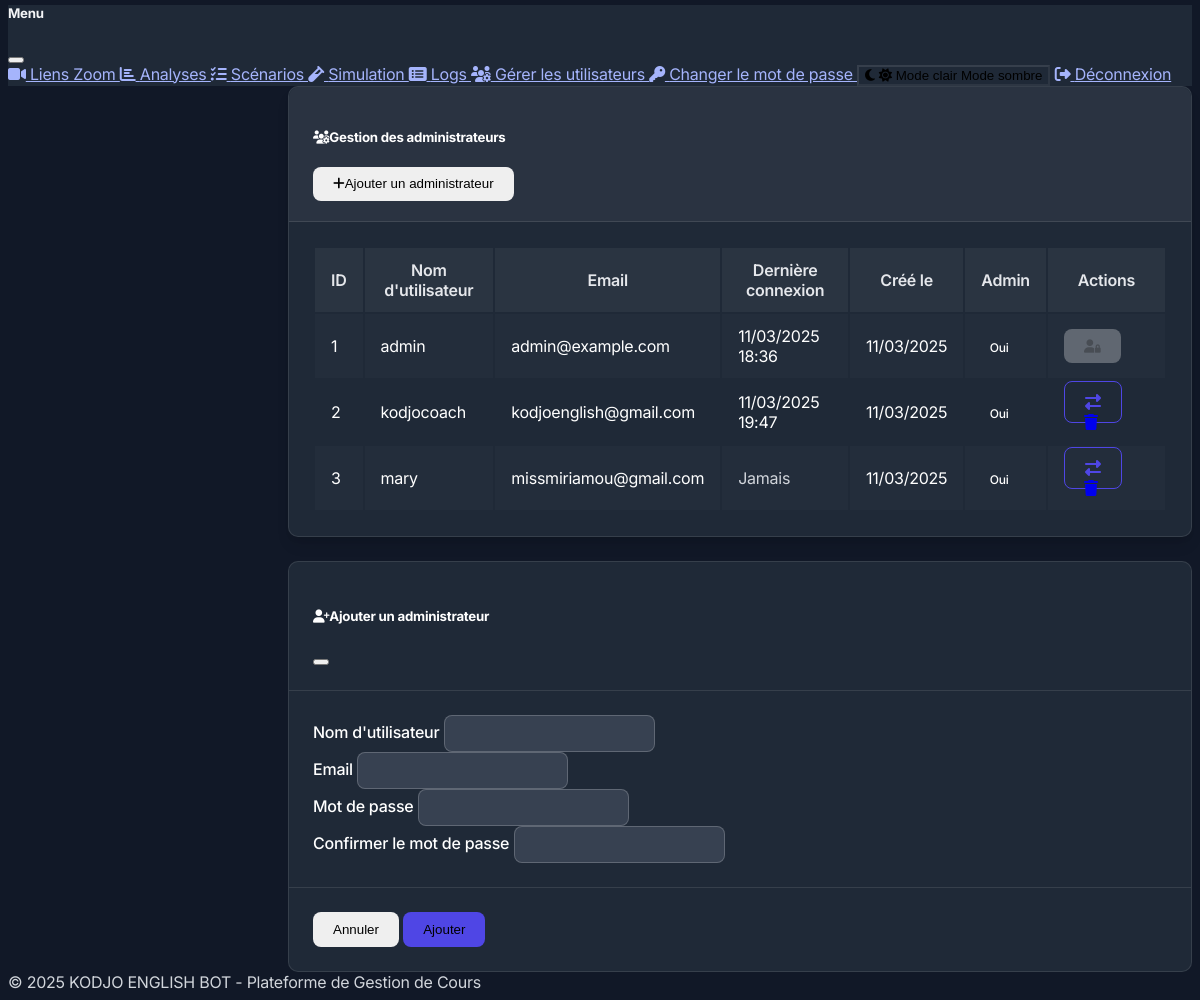
The page /admin-users (signed in, lower part) on the database as committed earlier.
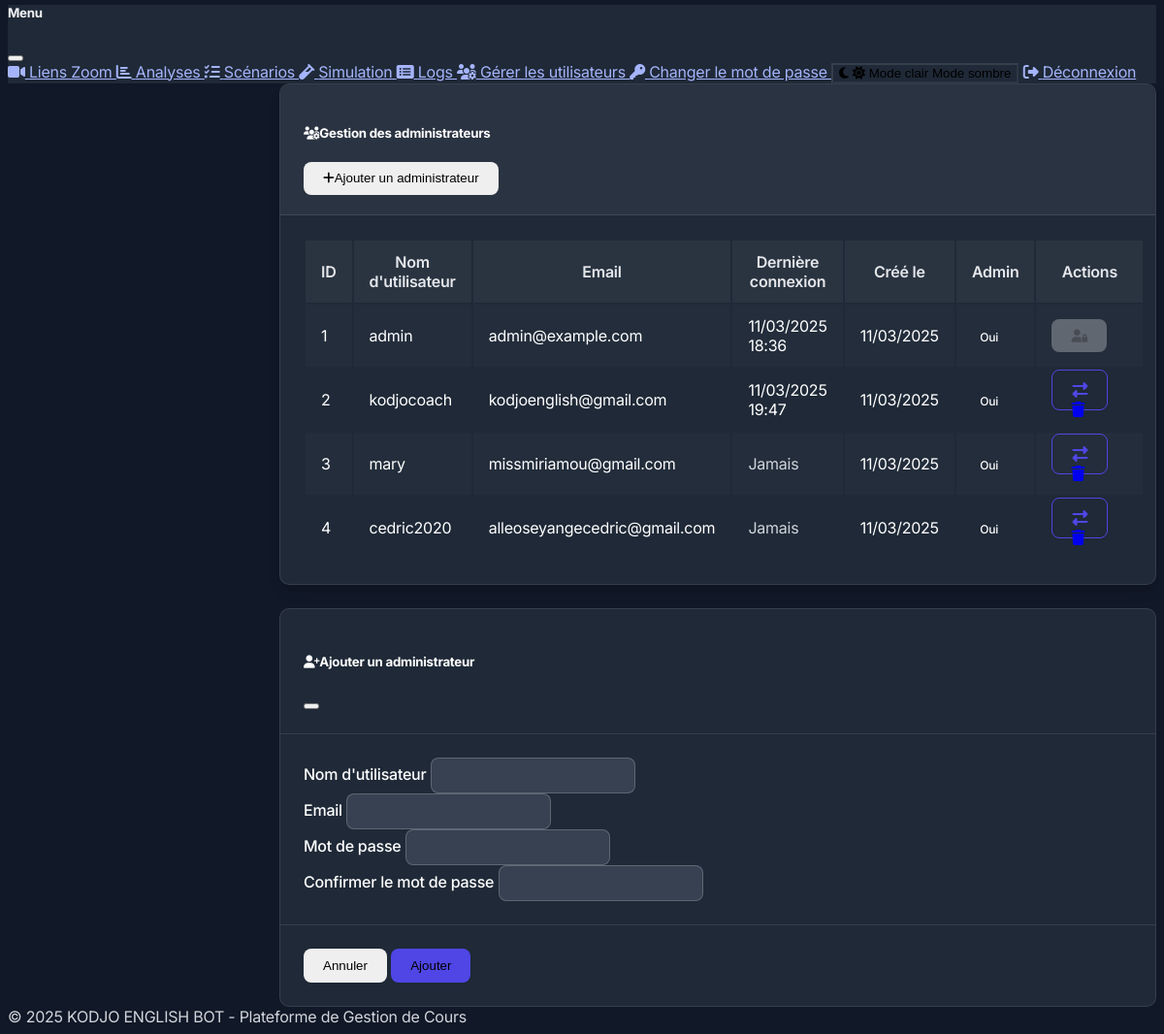
The same page on the database as committed later.
### models.py (models this page shows, shortened)
class User(UserMixin, db.Model):
    id = db.Column(db.Integer, primary_key=True)
    username = db.Column(db.String(64), unique=True, nullable=False)
    email = db.Column(db.String(120), unique=True, nullable=False)
    password_hash = db.Column(db.String(256), nullable=False)
    is_admin = db.Column(db.Boolean, default=False)
    created_at = db.Column(db.DateTime, default=datetime.utcnow)
    last_login = db.Column(db.DateTime, nullable=True)

### routes.py (the view, shortened to what this page needs)
    @app.route('/admin-users', methods=['GET', 'POST'])
    @login_required
    def admin_users():
        if not current_user.is_admin:
            flash('Accès refusé. Vous devez être administrateur pour accéder à cette page.', 'danger')
            return redirect(url_for('dashboard'))
        form = AddAdminForm()
        users = User.query.all()
        return render_template('admin_users.html', users=users, form=form, current_user=current_user)

### forms.py (shortened to what this page needs)
class AddAdminForm(FlaskForm):
    username = StringField('Nom d\'utilisateur', validators=[DataRequired()])
    email = StringField('Email', validators=[DataRequired(), Email()])
    password = PasswordField('Mot de passe', validators=[
        DataRequired(),
        Length(min=8, message='Le mot de passe doit contenir au moins 8 caractères.')
    ])
    password2 = PasswordField('Confirmer le mot de passe', validators=[
        DataRequired(),
        EqualTo('password', message='Les mots de passe doivent correspondre.')
    ])
    submit = SubmitField('Ajouter')

### app.py (called while the page is built)
@login_manager.user_loader
def load_user(user_id):
    from models import User
    return User.query.get(int(user_id))

### templates/admin_users.html (shortened to what the changed rows need)
{% extends "layout.html" %}
{% block content %}
<div class="row">
    <div class="col-12">
        <div class="card shadow-sm border-0 rounded-lg mb-4">
            <div class="card-body">
                {% if users %}
                <div class="table-responsive">
                    <table class="table table-striped table-hover">
                        <thead class="table-light">
                            <tr>
                                <th>ID</th>
                                <th>Nom d'utilisateur</th>
                                <th>Email</th>
                                <th>Dernière connexion</th>
                                <th>Créé le</th>
                                <th>Admin</th>
                                <th>Actions</th>
                            </tr>
                        </thead>
                        <tbody>
                            {% for user in users %}
                            <tr>
                                <td>{{ user.id }}</td>
                                <td>{{ user.username }}</td>
                                <td>{{ user.email }}</td>
                                <td>
                                    {% if user.last_login %}
                                        {{ user.last_login.strftime('%d/%m/%Y %H:%M') }}
                                    {% else %}
                                        <span class="text-muted">Jamais</span>
                                    {% endif %}
                                </td>
                                <td>{{ user.created_at.strftime('%d/%m/%Y') }}</td>
                                <td>
                                    {% if user.is_admin %}
                                        <span class="badge bg-success">Oui</span>
                                    {% else %}
                                        <span class="badge bg-secondary">Non</span>
                                    {% endif %}
                                </td>
                                <td>
                                    <div class="btn-group btn-group-sm" role="group">
                                        {% if user.id != current_user.id %}
                                        <a href="{{ url_for('toggle_admin', user_id=user.id) }}" class="btn btn-outline-primary" title="Changer le statut admin">
                                            <i class="fas fa-exchange-alt"></i>
                                        </a>
                                        <a href="{{ url_for('delete_user', user_id=user.id) }}" class="btn btn-outline-danger" title="Supprimer"
                                           onclick="return confirm('Êtes-vous sûr de vouloir supprimer cet utilisateur?');">
                                            <i class="fas fa-trash"></i>
                                        </a>
                                        {% else %}
                                        <button class="btn btn-outline-secondary" disabled title="Vous ne pouvez pas modifier votre propre compte">
                                            <i class="fas fa-user-lock"></i>
                                        </button>
                                        {% endif %}
                                    </div>
                                </td>
                            </tr>
                            {% endfor %}
                        </tbody>
                    </table>
                </div>
                {% else %}
                <div class="alert alert-info">
                    <i class="fas fa-info-circle me-2"></i>Aucun utilisateur trouvé.
                </div>
                {% endif %}
            </div>
        </div>
    </div>
</div>
{% endblock %}

Rows that differ between the two databases and show on the page:
added User: id "4", username "cedric2020", email "alleoseyangecedric@gmail.com", shows "Jamais", created_at "11/03/2025", is_admin "Oui"
